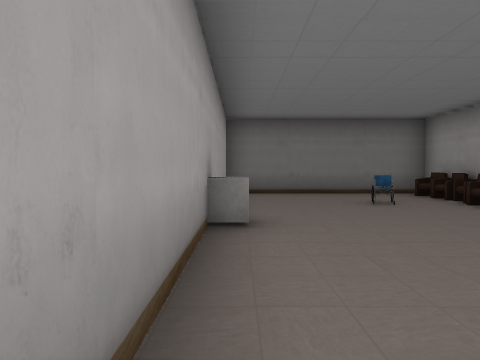
[1] (above)

22 first-person views from a walk through a 3-D level made in the Unity game engine. The camera is 1.3 m above the floor, tilts 2° down and sees 75° across. The floor is counted in squares, 2 m on a side. Each view is taken from the middle of a square. On the plan, view 1 faces up. The plan holds only what a view shows up to about 10 squares ahead; the rest is blank. The player is left out. Some surface patterns are stand-ins.

[2]
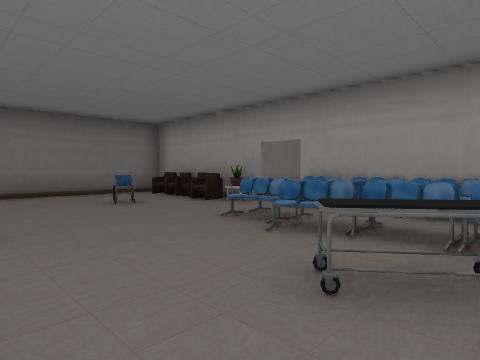

[3]
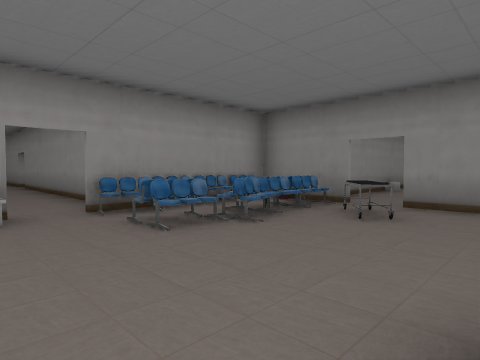

[4]
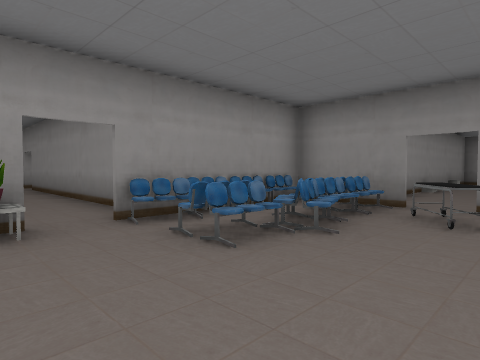

[5]
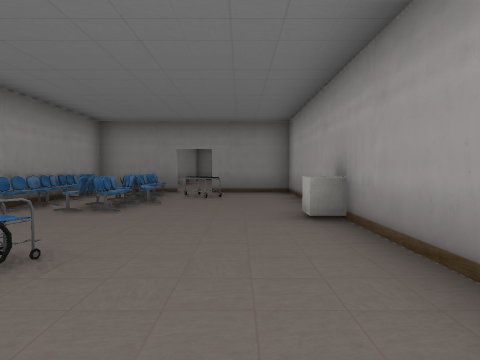

[6]
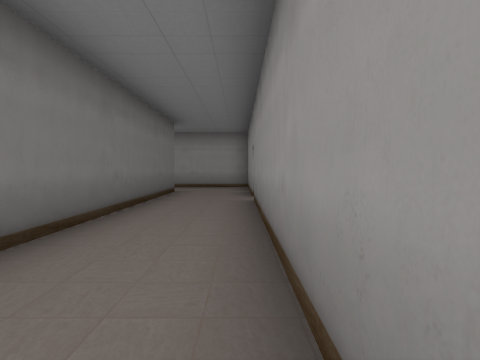

[7]
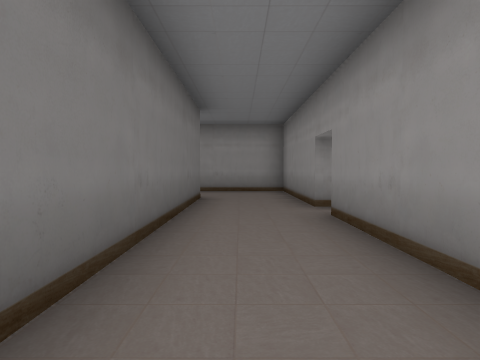

[8]
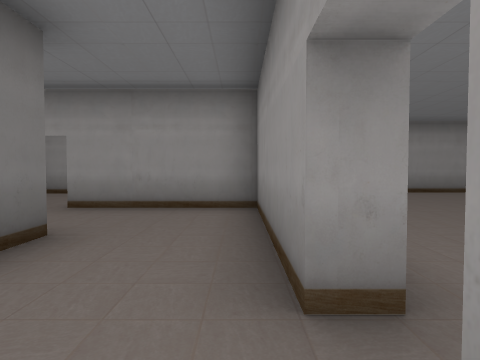

[9]
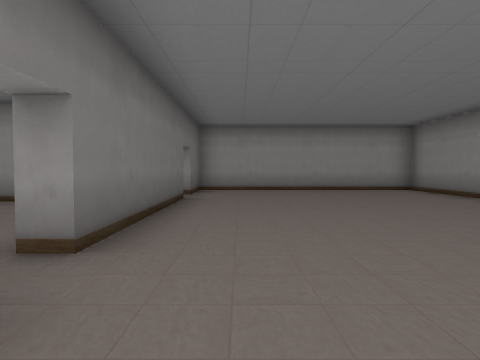

[10]
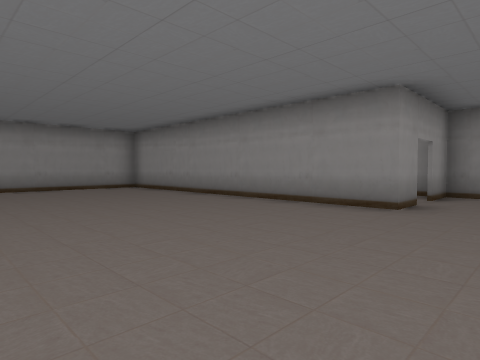

[11]
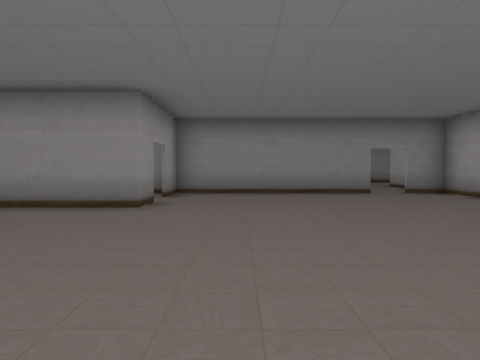

[12]
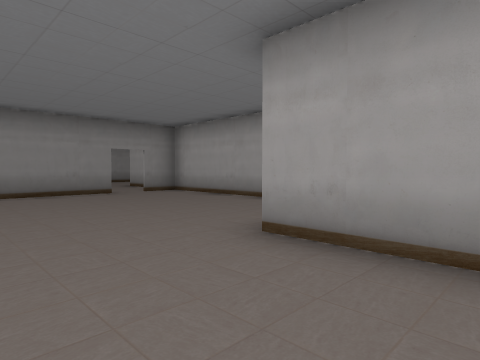

[13]
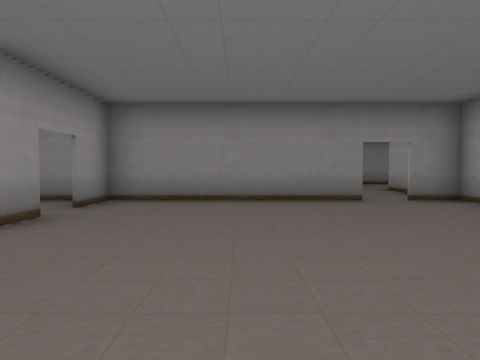

[14]
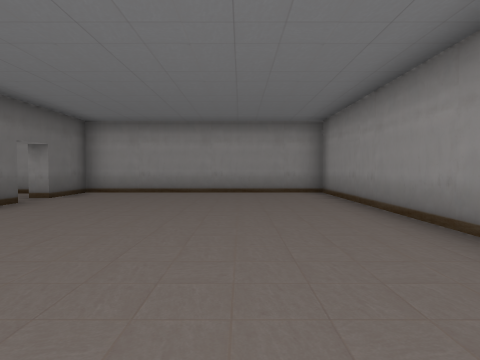

[15]
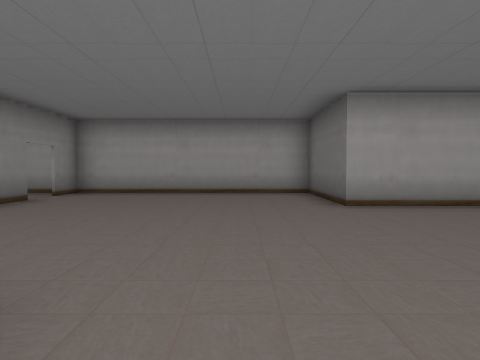

[16]
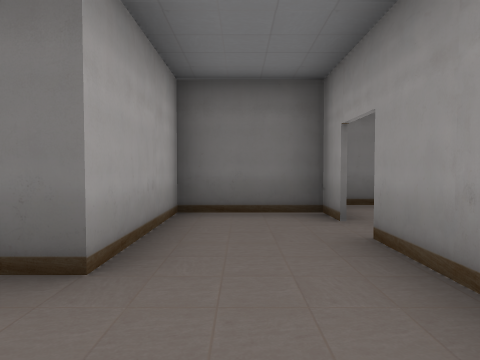

[17]
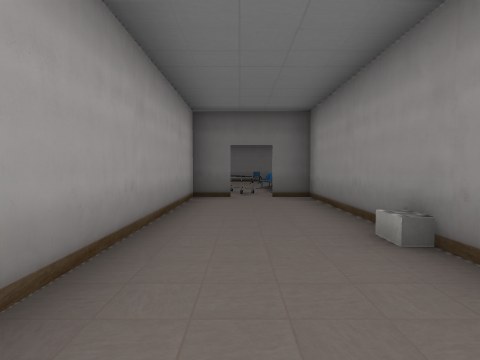

[18]
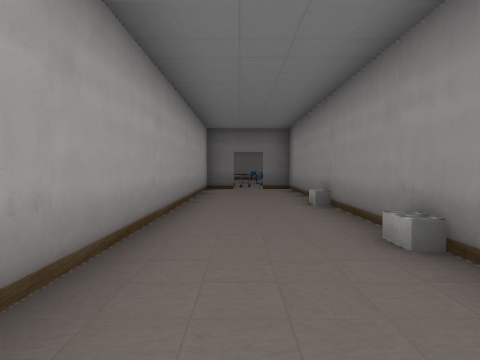

[19]
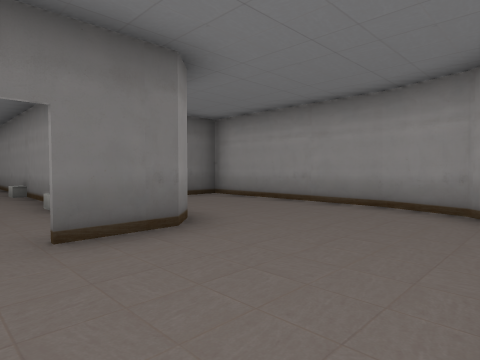

[20]
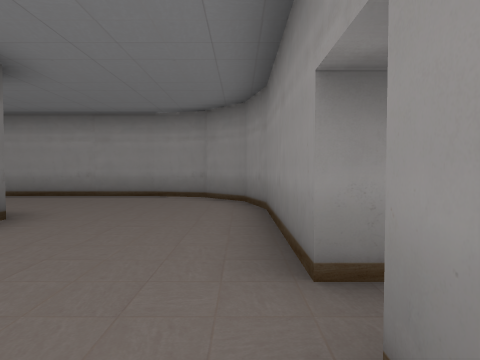

[21]
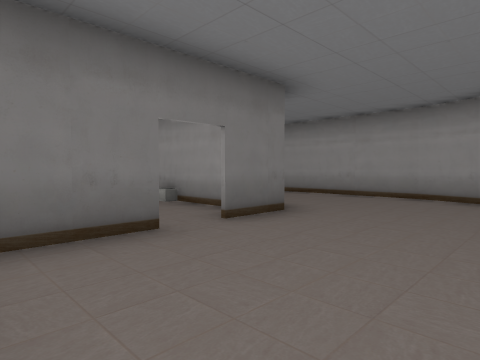

[22]
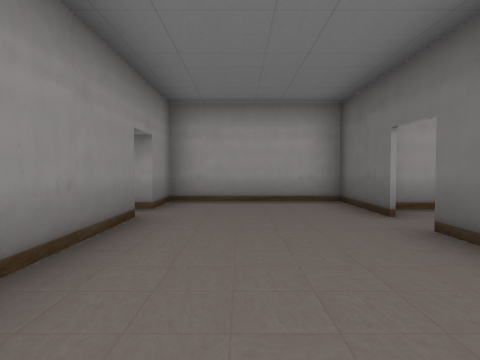

### Floor plan
Ten units are one square. View 1 is at (0, 0); x grows to the right and y downward. Boxes are objects, and circles mark ways between rooms. Rooms are numbered by the first view taken in them; rooms with no view inside come last. Other rooms are left out.
<svg viewBox="-10 -88 222 243">
<path fill="none" stroke="#000" d="M62 -27 125 -27M49 -74 49 -83 -4 -83M28 7 50 7M-4 -79 -4 7 19 7M134 -23 134 -27 155 -27M151 -49 56 -49M117 54 117 43 207 43 207 -23 190 -23M75 -12 75 11 45 11 45 75M180 -23 134 -23M64 74 117 74 117 61M44 74 55 74M172 -68 172 -77 151 -77 151 -49M155 -27 172 -27 172 -60M36 100 36 8 28 8M19 8 9 8 9 105M19 110 -4 110 -4 144 10 144M18 144 50 144 63 141 72 132 76 119M75 120 75 75 66 75M45 75 45 105 40 110 28 110"/>
<rect x="-5" y="-45" width="10" height="10" fill="#bbb"><title>cube</title></rect>
<rect x="15" y="-15" width="10" height="20" fill="#bbb"><title>other object</title></rect>
<rect x="25" y="-5" width="10" height="10" fill="#bbb"><title>bench</title></rect>
<rect x="25" y="-15" width="10" height="10" fill="#bbb"><title>bench</title></rect>
<rect x="25" y="-25" width="10" height="10" fill="#bbb"><title>bench</title></rect>
<rect x="25" y="-35" width="10" height="10" fill="#bbb"><title>bench</title></rect>
<rect x="25" y="-65" width="10" height="10" fill="#bbb"><title>other object</title></rect>
<rect x="35" y="-5" width="10" height="10" fill="#bbb"><title>other object</title></rect>
<rect x="35" y="-55" width="10" height="10" fill="#bbb"><title>other object</title></rect>
<rect x="45" y="-5" width="10" height="10" fill="#bbb"><title>bench</title></rect>
<rect x="45" y="-15" width="10" height="10" fill="#bbb"><title>bench</title></rect>
<rect x="45" y="-25" width="10" height="10" fill="#bbb"><title>bench</title></rect>
<rect x="45" y="-35" width="10" height="10" fill="#bbb"><title>bench</title></rect>
<rect x="45" y="-45" width="10" height="10" fill="#bbb"><title>other object</title></rect>
<rect x="45" y="-55" width="10" height="10" fill="#bbb"><title>table</title></rect>
<rect x="45" y="-65" width="10" height="10" fill="#bbb"><title>other object</title></rect>
<rect x="45" y="-75" width="10" height="10" fill="#bbb"><title>other object</title></rect>
<circle cx="130" cy="-20" r="3" fill="#2a7"/>
<circle cx="145" cy="-35" r="3" fill="#2a7"/>
<circle cx="60" cy="80" r="3" fill="#2a7"/>
<circle cx="20" cy="100" r="3" fill="#2a7"/>
<text x="50" y="-40">1</text>
<text x="120" y="20">2</text>
<text x="160" y="-50">3</text>
<text x="20" y="60">4</text>
<text x="40" y="120">5</text>
</svg>
Room 1 opens to room 2. Room 1 opens to room 3. Room 2 opens to room 5. Room 4 opens to room 5.

Where each view was taken, in squares from view 1:
view 1: 0 up, 0 right, facing up
view 2: 0 up, 0 right, facing up-right
view 3: 5 up, 0 right, facing down-right
view 4: 5 up, 1 right, facing down-right
view 5: 8 up, 1 right, facing down
view 6: 3 up, 6 right, facing right
view 7: 4 up, 8 right, facing right
view 8: 3 up, 12 right, facing right
view 9: 1 up, 11 right, facing right
view 10: 1 up, 10 right, facing down-right
view 11: 1 up, 10 right, facing down
view 12: 1 up, 10 right, facing down-left
view 13: 1 down, 9 right, facing down
view 14: 2 down, 12 right, facing right
view 15: 3 down, 13 right, facing left
view 16: 3 up, 16 right, facing up
view 17: 8 down, 2 right, facing up
view 18: 11 down, 2 right, facing up
view 19: 14 down, 2 right, facing up-right
view 20: 14 down, 0 right, facing right
view 21: 14 down, 0 right, facing up-right
view 22: 13 down, 6 right, facing left
